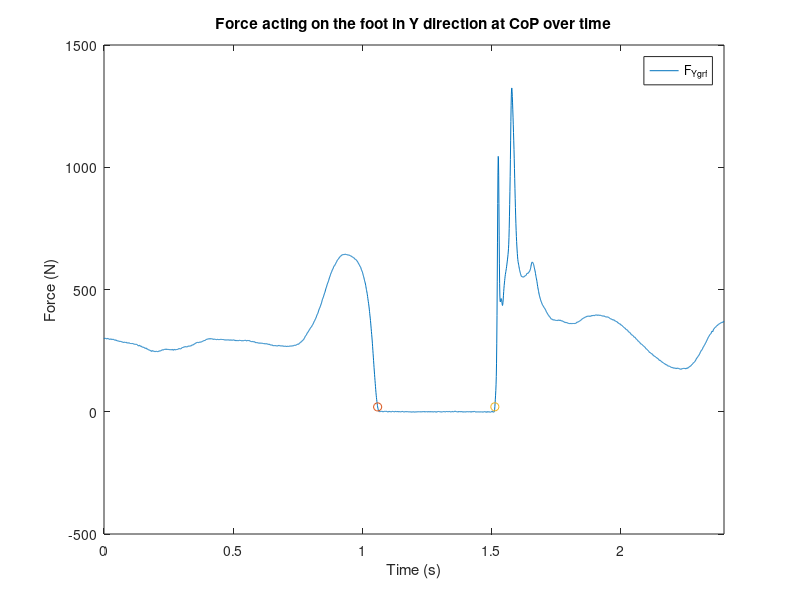
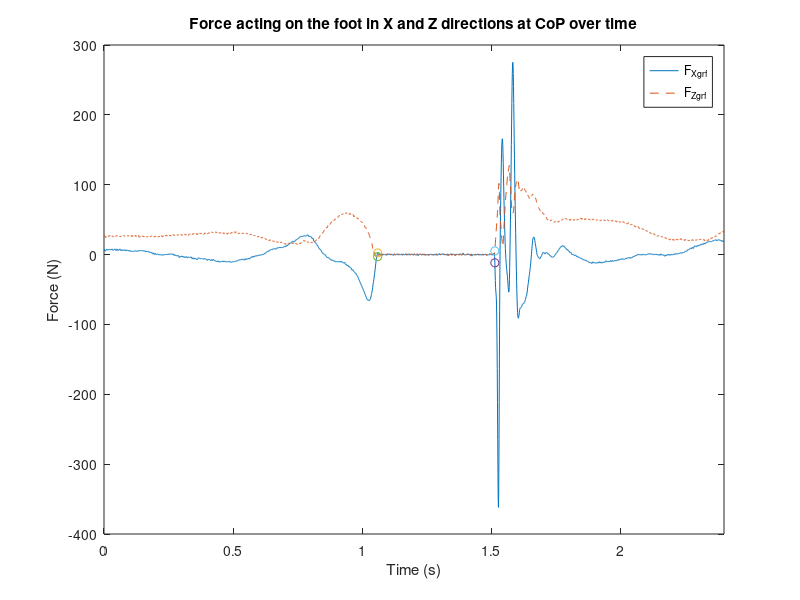
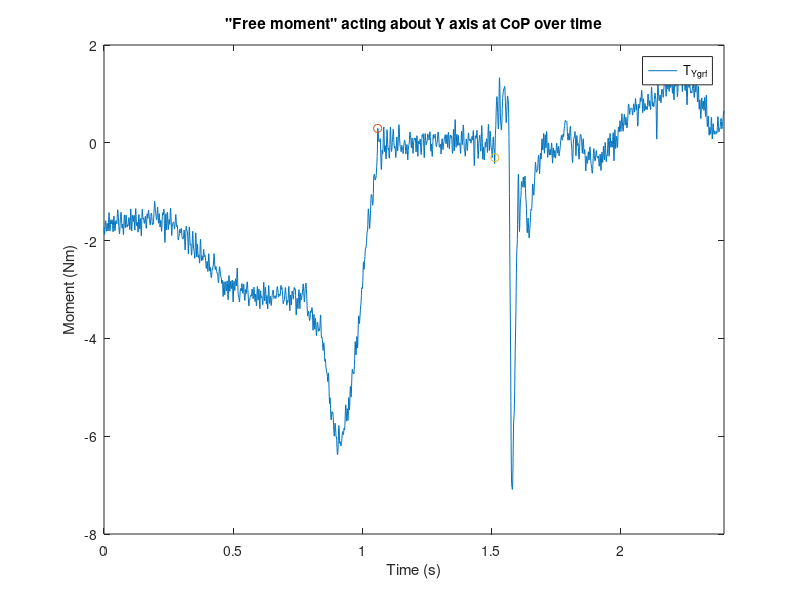
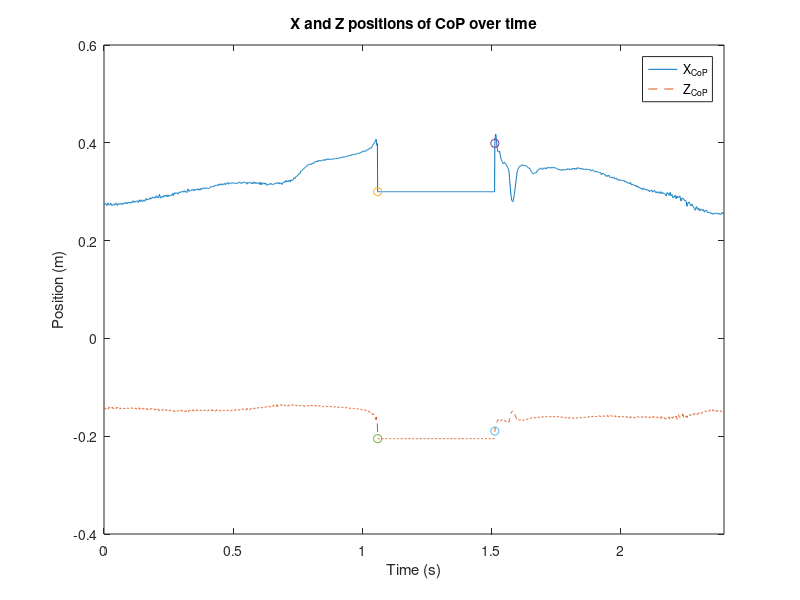

Reproduce these figures in MATLAB, in order.
% Created by: Anthony Le
% Last updated: 03.01.2018

% KIN 523: Homework 6 - Force Measurement
% Due: 03.01.18
%%
close all;
clear;

% origin of force plate coordinate system in global XYZ
% Y_0 -> -Z_0
% Z_0 -> Y_0
XZY_0 = [0.300; 0.205; 0];

cal_mat = [612.8, -2.9, 0.1, 1.4, 0.1, 0.7;
            5.5, 616.3, -3.3, -1.8, 0.2, -7.5;
            30.6, 2.7, 945.1, -2.7, -10.4, 3.5;
            0.4, -29.0, -0.7, 351.3, 1.5, 0.6;
            25.6, -0.2, -0.7, -0.7, 246.9, 0.3;
            0.8, 0.6, 0.6, 0.5, 0.6, 143.8];

h = 0; % in m        
h_true = 0.044; % in m

G_i = 2; % force plate amp gains

f_s = 1080; % in Hz
f_c = 120; % in Hz; 4th-order Butterworth no-lag filter
f_s_mocap = 120; % in Hz
down_samp = f_s / f_s_mocap;

%% Problem 1
% bipolar range for 16-bit A/D -32768 to 32767

% mV per count 
mV_count = (20 / (2^16)) * 1000; % in mV

d_output = 4673; % digital output in counts
a_input = d_output * mV_count; % analog input in mV
a_input = a_input / 1000; % analog input in V

%% Problem 2
load('Forces.mat');

V_base = [0.0595, 0.0438, 0.0748, 0.0485, 0.0519, 0.0497];
V_base = repmat(V_base, 2593, 1);

V_meas = [F_x, F_y, F_z, M_x, M_y, M_z];

V_act = V_meas - V_base;

table_2 = horzcat(sample, V_act);

%% Problem 3
V_act_tp = transpose(V_act);

FM_output = []; % force and moments in N and Nm, respectively

for i = 1:length(sample)
    fm_output = cal_mat * (V_act_tp(:, i) ./ 2);
    FM_output = cat(2, FM_output, fm_output);
end

FM_output = transpose(FM_output);

table_3 = horzcat(sample, FM_output);

%% Problem 4
x_CoP = [];
y_CoP = [];

for j = 1:length(sample)
    if FM_output(j, 3) < 20
        x = 0;
        y = 0;
        x_CoP = cat(1, x_CoP, x);
        y_CoP = cat(1, y_CoP, y);
    else
        x = ((-h * FM_output(j, 1)) - FM_output(j, 5)) / FM_output(j, 3);
        y = ((-h * FM_output(j, 2)) + FM_output(j, 4)) / FM_output(j, 3);
        x_CoP = cat(1, x_CoP, x);
        y_CoP = cat(1, y_CoP, y);
    end
    
end

xyz_CoP = [x_CoP, y_CoP, zeros(2593, 1)];

table_4 = horzcat(sample, xyz_CoP);

%% Problem 5
T_z = [];

for k = 1:length(sample)
    t_z = FM_output(k, 6) - (x_CoP(k, 1) * FM_output(k, 2)) + (y_CoP(k, 1) * FM_output(k, 1));
    T_z = cat(1, T_z, t_z);
end

table_5 = horzcat(sample, T_z);

%% Problem 6
% part a
xyz_CoP_tp = transpose(xyz_CoP);

XZY_CoP = [];
theta = 270; % in deg

RotM = [cosd(theta), sind(theta), 0;
        sind(theta), -cosd(theta), 0;
        0, 0, -1];

for l = 1:length(sample)
    XZY = RotM * xyz_CoP_tp(:, l) + XZY_0;
    XZY_CoP = cat(2, XZY_CoP, XZY);
end

XZY_CoP = transpose(XZY_CoP);
XZY_CoP(:, 2) = -XZY_CoP(:, 2); % Y_CoP -> -Z_CoP

X_CoP = XZY_CoP(:, 1);
Z_CoP = XZY_CoP(:, 2);

% part b
F_xyz = [FM_output(:, 1), FM_output(:, 2), FM_output(:, 3)];
F_xyz_tp = transpose(F_xyz);

F_XZY = [];

for m = 1:length(sample)
    f_XZY = RotM * F_xyz_tp(:, m);
    F_XZY = cat(2, F_XZY, f_XZY);
end

F_XZY = transpose(F_XZY);
F_XZY(:, 2) = -F_XZY(:, 2); % F_Y -> -F_Z

F_X = F_XZY(:, 1);
F_Z = F_XZY(:, 2);
F_Y = F_XZY(:, 3);

% part c
T_Y = -T_z;

table_6 = horzcat(sample, X_CoP, Z_CoP, F_X, F_Y, F_Z, T_Y);

%% Problem 7
% part a
F_Xgrf = -F_X;
F_Ygrf = -F_Y;
F_Zgrf = -F_Z;

% part b
T_Ygrf = -T_Y;

table_7 = horzcat(sample, X_CoP, Z_CoP, F_Xgrf, F_Ygrf, F_Zgrf, T_Ygrf);

%% Problem 8
time = [];

for n = 1:length(sample)
    t = (sample(n) / down_samp) * (1 / f_s_mocap);
    time = cat(1, time, t);
end

figure(1);
plot(time, F_Ygrf);
hold on;
plot(time(1145), F_Ygrf(1145), 'o');
plot(time(1635), F_Ygrf(1635), 'o');
xlim([0 2.4]);
legend('F_{Ygrf}');
xlabel('Time (s)');
ylabel('Force (N)');
title('Force acting on the foot in Y direction at CoP over time');

figure(2);
plot(time, F_Xgrf);
xlim([0 2.4]);
hold on;
plot(time, F_Zgrf, '--');
plot(time(1145), F_Xgrf(1145), 'o');
plot(time(1635), F_Xgrf(1635), 'o');
plot(time(1145), F_Zgrf(1145), 'o');
plot(time(1635), F_Zgrf(1635), 'o');
xlim([0 2.4]);
legend('F_{Xgrf}', 'F_{Zgrf}');
xlabel('Time (s)');
ylabel('Force (N)');
title('Force acting on the foot in X and Z directions at CoP over time');
hold off;

figure(3);
plot(time, T_Ygrf);
hold on;
plot(time(1145), T_Ygrf(1145), 'o');
plot(time(1635), T_Ygrf(1635), 'o');
xlim([0 2.4]);
legend('T_{Ygrf}');
xlabel('Time (s)');
ylabel('Moment (Nm)');
title('"Free moment" acting about Y axis at CoP over time');

figure(4);
plot(time, X_CoP);
hold on;
plot(time, Z_CoP, '--');
plot(time(1145), X_CoP(1145), 'o');
plot(time(1635), X_CoP(1635), 'o');
plot(time(1145), Z_CoP(1145), 'o');
plot(time(1635), Z_CoP(1635), 'o');
xlim([0 2.4]);
legend('X_{CoP}', 'Z_{CoP}');
xlabel('Time (s)');
ylabel('Position (m)');
title('X and Z positions of CoP over time');
hold off;

%% Problem 9
TO_ids = find(F_Ygrf < 20);
TD_ids = find(F_Ygrf > 20);

takeoff = time(min(TO_ids)); % idx = 1145, sample = 1146
touchdown = time(max(TO_ids) + 1); % idx = 1635, sample = 1636

takeoff_mocap = (min(TO_ids) / down_samp) * (1 / f_s_mocap);
touchdown_mocap = ((max(TO_ids) + 1) / down_samp) * (1 / f_s_mocap);

%% Problem 10
delta_t = 1 / f_s;

% part a
J_Y = [];

for o = 928:1145-1
    j_Y = delta_t * ((F_Ygrf(o) + F_Ygrf(o+1)) / 2);
    J_Y = cat(1, J_Y, j_Y);
end
J_Ysum = sum(J_Y);

% part b
peakF_Ygrf = max(F_Ygrf(1635:2593));

% part c
body_m = 56.3; % in kg
body_w = body_m * 9.80655; % in N; conversion by mass times accel of gravity

prop = peakF_Ygrf / body_w;

%% Problem 11
dF_Ygrf = [];

for p = 3:2591
    df = (F_Ygrf(p+2) - F_Ygrf(p-2)) / (4 * delta_t);
    dF_Ygrf = cat(1, dF_Ygrf, df); % in N/s
end
dF_Ygrf = [nan; nan; dF_Ygrf; nan; nan] * prop; % in N/s

figure(5);
plot(time, dF_Ygrf);
xlim([0 2.4]);
xlabel('Time (s)');
ylabel('Rate of Change of F_{Ygrf}(N/s)');
title('Rate of change of vertical component of GRF acting on foot over time');

%% Problem 12
% part a
ps = transpose(V_act(1102, :));

cal_mat2 = [612.8, 0, 0, 0, 0, 0;
            0, 616.3, 0, 0, 0, 0;
            0, 0, 945.1, 0, 0, 0;
            0, 0, 0, 351.3, 0, 0;
            0, 0, 0, 0, 246.9, 0;
            0, 0, 0, 0, 0, 143.8];
        
peak_shear2 = cal_mat2 * (ps ./ G_i);

peak_shear1 = transpose(FM_output(1102, :));

% part b
x_CoP2 = (-h_true * peak_shear2(1) - peak_shear2(5)) / (peak_shear2(3));
y_CoP2 = (-h_true * peak_shear2(2) + peak_shear2(4)) / (peak_shear2(3));

x_CoP1 = (-h * peak_shear1(1) - peak_shear1(5)) / (peak_shear1(3));
y_CoP1 = (-h * peak_shear1(2) + peak_shear1(4)) / (peak_shear1(3));

perc_errx = abs(((x_CoP2 - x_CoP1) / x_CoP1)) * 100;
perc_eery = abs(((y_CoP2 - y_CoP1) / y_CoP1)) * 100;

figure(6);
plot(x_CoP1, y_CoP1, 'x');
hold on;
plot(x_CoP2, y_CoP2, 'o');
hold off;

figure(7);
plot(X_CoP, Z_CoP);
xlabel('X position (m)');
ylabel('Z position (m)');
